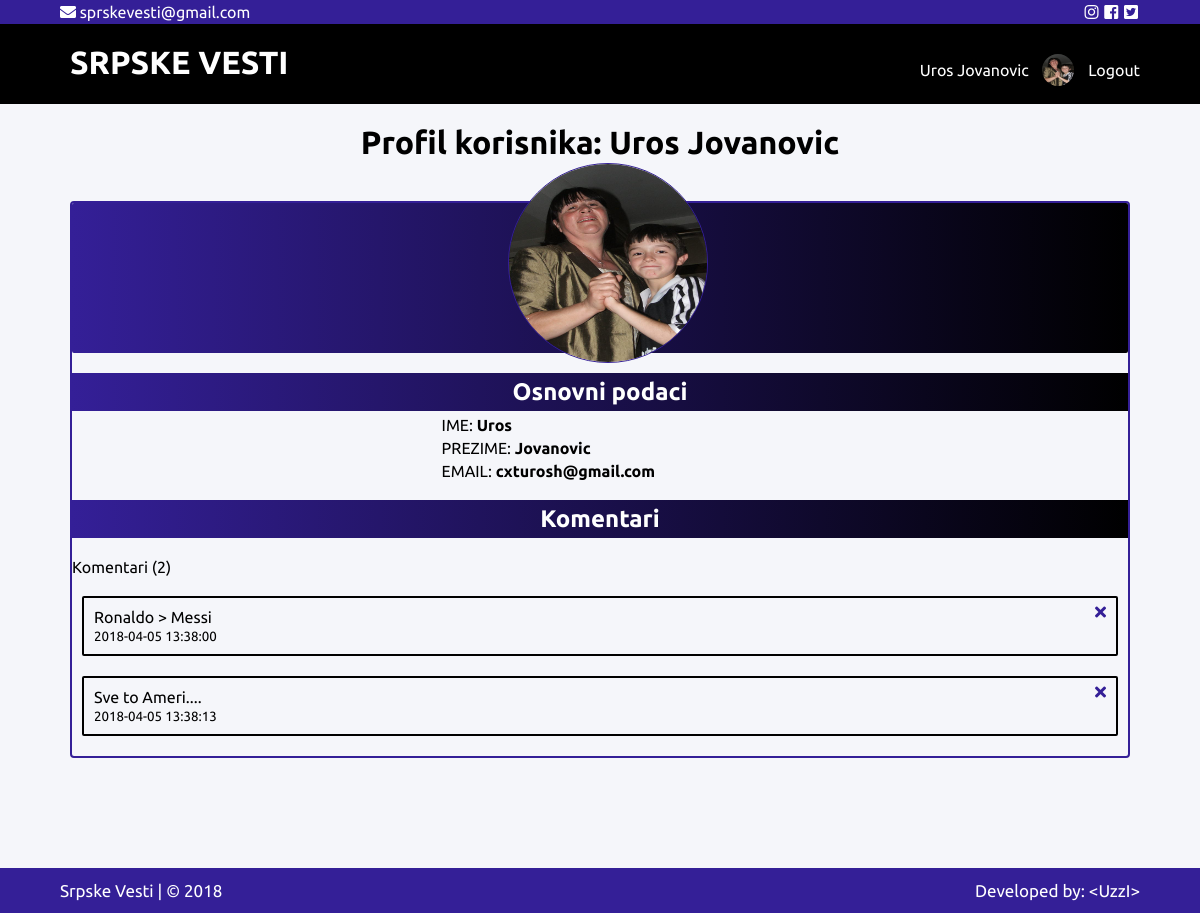
/profil.php (signed in), run on the app's committed database.
### tables this page shows
CREATE TABLE IF NOT EXISTS `komentar` (
  `id` int(11) NOT NULL AUTO_INCREMENT,
  `vest` int(11) NOT NULL,
  `korisnik` varchar(256) NOT NULL,
  `korisnik_id` int(11) NOT NULL,
  `korisnik_slika` varchar(1024) NOT NULL,
  `sadrzaj` varchar(512) NOT NULL,
  `datum` datetime NOT NULL,
  PRIMARY KEY (`id`)
);

### Klase/korisnik.php (called while the page is built, shortened)
<?php
	class Korisnik{
		public function __construct($id,$fname,$lname,$email,$image){
			$this->id  		= $id;
			$this->fname  	= $fname;
			$this->lname 	= $lname;
			$this->email 	= $email;
			$this->image 	= $image;
		}
	}
?>

### profil.php (the view, shortened to what this page needs)
<?php
	$conn 	= Konekcija::get();
	if($_SESSION['loggedin'] == false){
		header('location:index.php');
	}else{
		$korisnik = new Korisnik($_SESSION['id'],$_SESSION['first_name'],$_SESSION['last_name'],$_SESSION['email'],$_SESSION['image']);
	}
?>
<!DOCTYPE html>
<html>
<head>
	<link rel="stylesheet" type="text/css" href="style.css">
	<link rel="stylesheet" href="https://use.fontawesome.com/releases/v5.0.8/css/fontawesome.css">
	<link rel="stylesheet" href="https://use.fontawesome.com/releases/v5.0.8/css/all.css">
</head>
<body class="main">
	<?php
		require "include/headermain.php";
	?>
	<h1 style="text-align: center;margin:20px">Profil korisnika: <?=$korisnik->fname . ' ' . $korisnik->lname?></h1>
	<div class="container">
		<div class="row">
			<div class="profil">
				<div class="cover">
					<img src="img/korisnici/<?=$korisnik->image?>" class="slika">
				</div>
				<div class="podaci">
					<h2>Osnovni podaci</h2>
					<p>IME:<b> <?=$korisnik->fname?></b></p>
					<p>PREZIME:<b> <?=$korisnik->lname?></b></p>
					<p>EMAIL:<b> <?=$korisnik->email?></b></p>
				</div>
				<div class="komentari">
					<h2>Komentari</h2>
					<?php
						$klasa  = "stiki";
						$result = $conn->query("SELECT * FROM komentar WHERE korisnik_id = {$korisnik->id}");
						if($result->num_rows > 0){
							if($result->num_rows<2){
								$klasa = "stiki";
							}else{
								$klasa = "";
							}
							?>
							<p> Komentari (<?=$result->num_rows?>)</p>
						<?php
							while($row = $result->fetch_object()){
							?>
								<div class="komentar" style="margin:20px 10px">
									<p><?=$row->sadrzaj?> </p>
									<small><?=$row->datum?></small>
									<?php if (($row->korisnik == $korisnik->fname . ' ' . $korisnik->lname && $row->korisnik_id == $korisnik->id) || $_SESSION['role'] == 'admin'): ?>
										<p><a href="remove.php?id=<?=$row->id?>" style="color:black"><i class="fas fa-times s" style="float:right;position:relative;bottom:40px;color:#341f97;"></i></a></p>
									<?php endif ?>
								</div><?php
							}
						}
					?>
				</div>
			</div>
		</div>
	</div>
	<div class="footer <?=$klasa?>">
		<div class="container">
			<div class="row">
				<p class="levo">Srpske Vesti | &copy; 2018</p>
				<p class="desno">Developed by: &lt;UzzI&gt;</p>
			</div>
		</div>
	</div>
</body>
</html>

### style.css (style rules this page uses)
* { box-sizing: border-box; }
body,p,h1,h2,h3,h4,h5,h6,ul { font-family: 'Ubuntu', sans-serif; margin:0; padding:0; }
.container { width:1080px; margin:0 auto; }
.row:after { content:""; display:block; clear:both; }
body { background: #f5f6fa; }
.levo { float:left; }
.desno { float:right; }
::placeholder { color: white; opacity: 1; font-weight: normal; }
.komentar { border:2px solid black; margin:10px; padding:10px; border-radius:2px; }
.profil { border:2px solid #341f97; margin:40px 10px 100px 10px; border-radius:4px; position:relative; z-index:2; }
.podaci h2,.komentari h2 { background:linear-gradient(to right,#341f97,black); color:white; text-align:center; padding:5px; }
.podaci h2 { margin-top:170px; }
.komentari h2 { margin:20px 0; }
.profil img { width: 200px; height: 200px; border-radius: 50%; position:absolute; border:1px solid #341f97; bottom:-10px; right:420px; z-index:10; }
.profil .podaci { margin-top:150px }
.profil .podaci p { margin-left:35%; margin-bottom:5px; margin-top:5px; }
.profil .cover { height:150px; width: 100%; position:absolute; z-index: -1; border-radius: 2px; background: linear-gradient(to right,#341f97,black); }
.footer { background:#341f97; color:white; margin-top:10px; padding:13px; font-size:17px; }

### data on the page
komentar: sadrzaj "Ronaldo > Messi", datum "2018-04-05 13:38:00"
komentar: sadrzaj "Sve to Ameri....", datum "2018-04-05 13:38:13"

### other printed values
$korisnik->fname "Uros"
$korisnik->lname "Jovanovic"
$korisnik->email "cxturosh@gmail.com"
$result->num_rows "2"
